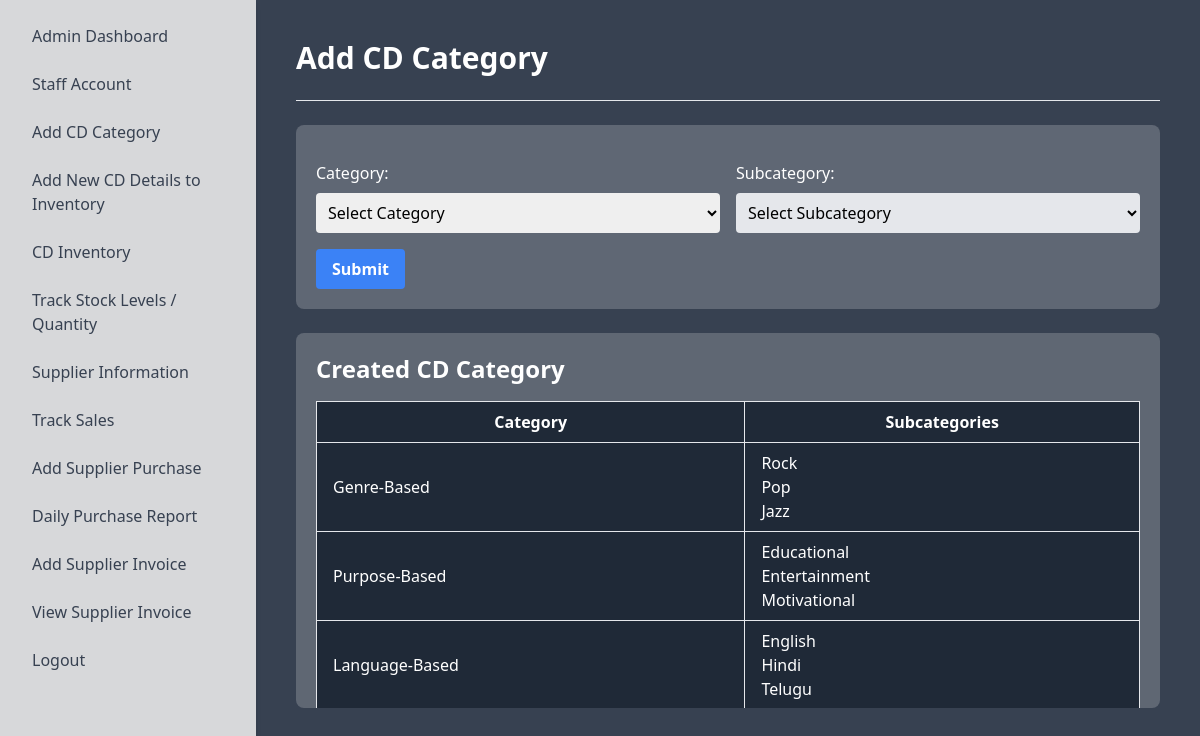
/admins/adminaddcdcategory, run on the app's committed database.
### admins/models.py (models this page shows, shortened)
class CategorySelection(models.Model):
    id = models.AutoField(primary_key=True)
    category = models.CharField(max_length=100)
    subcategory = models.CharField(max_length=100)

### admins/views.py (the view)
# urls.py: path('adminaddcdcategory', adminaddcdcategory, name='adminaddcdcategory'),
def adminaddcdcategory(request):
    categories = CategorySelection.objects.all()
    grouped_categories = defaultdict(list)
    for category in categories:
        grouped_categories[category.category].append(category.subcategory)
    return render(request, 'admin/adminaddcdcategory.html', {'categories': dict(grouped_categories)})

### templates/admin/adminaddcdcategory.html (shortened to what this page needs)
<!DOCTYPE html>
<html lang="en">
<head>
    <link href="https://cdn.jsdelivr.net/npm/tailwindcss@2.2.19/dist/tailwind.min.css" rel="stylesheet">
</head>
<body class="bg-gray-700 text-white">
    <div class="flex">
        <div class="sidebar bg-white shadow-md w-64 p-4" style="background-color: #d7d8da;">
            {% include 'admin/adminnav.html' %}
        </div>
        <div class="flex-1 p-10">
            <h1 class="text-3xl font-bold mb-6">Add CD Category</h1>
            <hr class="mb-6">
            <div class="transparent-layer mb-6">
                <form method="post" action="{% url 'adminaddcdcategoryaction' %}" class="space-y-4">
                    <div class="flex space-x-4">
                        <div class="w-1/2">
                            <label for="category" class="block mb-2">Category:</label>
                            <select id="category" name="category" class="w-full p-2 bg-gray-00 text-black rounded">
                                <option value="">Select Category</option>
                            </select>
                        </div>
                        <div class="w-full md:w-1/2">
                            <label for="subcategory" class="block mb-2">Subcategory:</label>
                            <select id="subcategory" name="subcategory" class="w-full p-2 bg-gray-200 text-black rounded">
                                <option value="">Select Subcategory</option>
                            </select>
                        </div>
                    </div>
                    <button type="submit" class="mt-4 bg-blue-500 hover:bg-blue-700 text-white font-bold py-2 px-4 rounded">Submit</button>
                </form>
            </div>
            <div class="transparent-layer scrollable">
                <h2 class="text-2xl font-bold mb-4">Created CD Category</h2>
                <table class="w-full table-auto bg-gray-800 text-white rounded">
                    <thead>
                        <tr>
                            <th class="border px-4 py-2">Category</th>
                            <th class="border px-4 py-2">Subcategories</th>
                        </tr>
                    </thead>
                    <tbody>
                        {% for category, subcategories in categories.items %}
                        <tr>
                            <td class="border px-4 py-2">{{ category }}</td>
                            <td class="border px-4 py-2">
                                <ul>
                                    {% for subcategory in subcategories %}
                                        <li>{{ subcategory }}</li>
                                    {% endfor %}
                                </ul>
                            </td>
                        </tr>
                        {% endfor %}
                    </tbody>
                </table>
            </div>
        </div>
    </div>
</body>
</html>

### templates/admin/adminaddcdcategory.html (style rules this page uses)
.sidebar { height: 100vh; overflow-y: auto; }
.transparent-layer { background: rgba(255, 255, 255, 0.2); padding: 20px; border-radius: 8px; }
select { color: black; }
.scrollable { max-height: 375px; overflow-y: auto; }

### data on the page
CategorySelection: categories "Genre-Based", subcategories "Rock"
CategorySelection: subcategories "Pop"
CategorySelection: subcategories "Jazz"
CategorySelection: categories "Purpose-Based", subcategories "Educational"
CategorySelection: subcategories "Entertainment"
CategorySelection: subcategories "Motivational"
CategorySelection: categories "Language-Based", subcategories "English"
CategorySelection: subcategories "Hindi"
CategorySelection: subcategories "Telugu"
